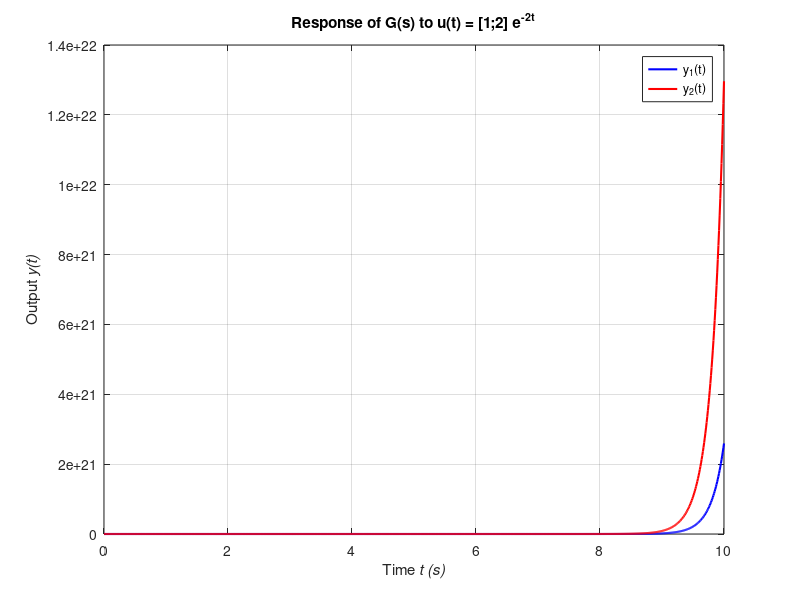

Write the MATLAB code that produced this figure.
% define the Laplace variable
s = tf('s');

% define each element of G(s)
G11 = (11*s^3 - 18*s^2 - 70*s - 50) / ( s*(s+10)*(s+1)*(s-5) );
G12 =       (s + 2)               / ( (s+1)*(s-5) );
G21 = 5 * (s + 2)               / ( (s+1)*(s-5) );
G22 = 5 * (s + 2)               / ( (s+1)*(s-5) );

% assemble the 2×2 transfer‐function matrix
G = [ G11, G12;
      G21, G22 ];

% choose coefficients for the input
a = 1;
b = 2;
z = -2;         % pole of the exponential

% time vector
t = linspace(0, 10, 1000);

% build the two‐channel input u(t)
u1 = a * exp(z * t);
u2 = b * exp(z * t);
U  = [u1; u2]';  % lsim expects an N×2 matrix for a 2‐input system

% simulate
Y = lsim(G, U, t);  

% plot
figure;
plot(t, Y(:,1), 'b', 'LineWidth', 1.5); hold on;
plot(t, Y(:,2), 'r', 'LineWidth', 1.5);
xlabel('Time \it{t} (s)');
ylabel('Output \ity(t)');
legend('y_1(t)','y_2(t)','Location','Best');
title('Response of G(s) to u(t) = [1;2] e^{-2t}');
grid on;
